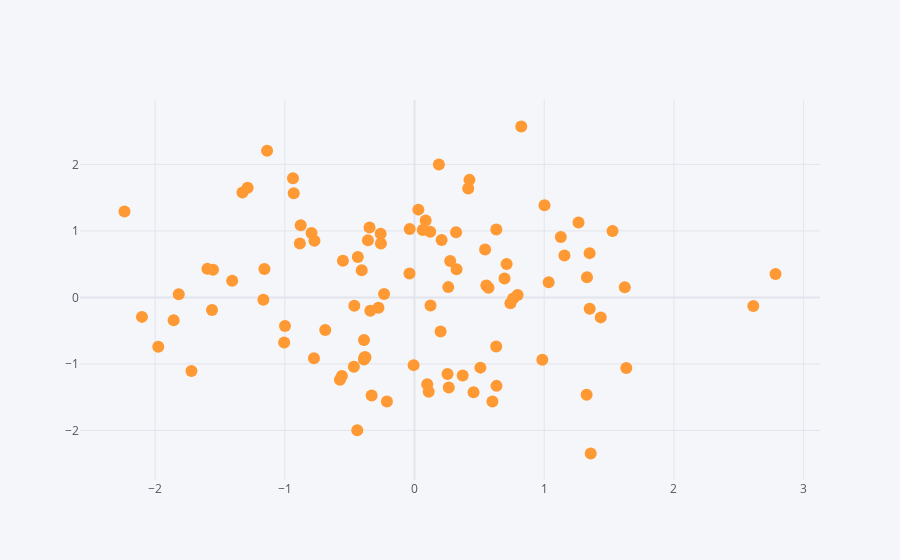

Source (notebook cell):
### Code cell
df.iplot(x='A',y = 'B',mode = 'markers')
